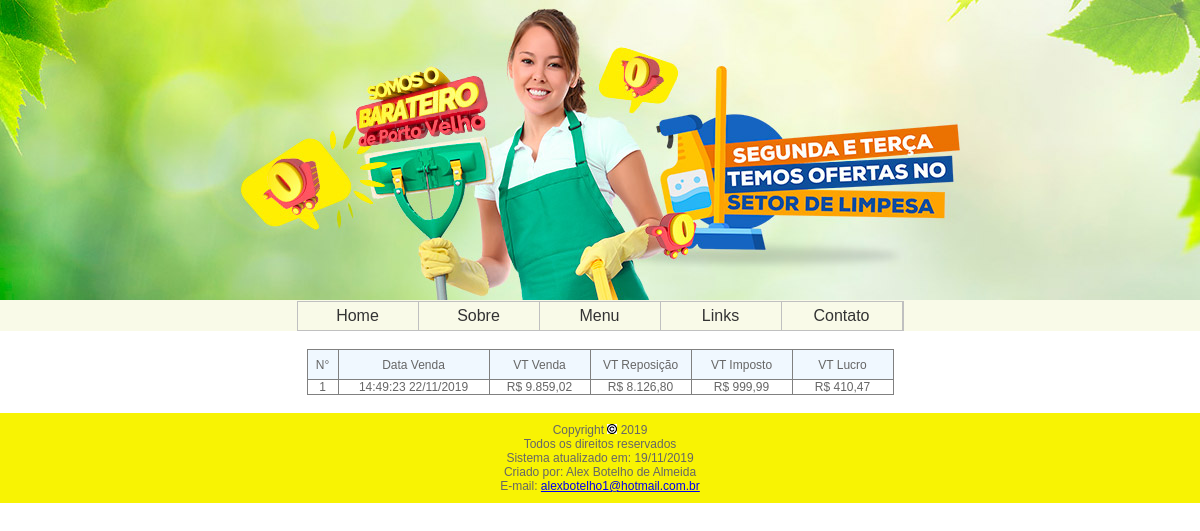
Page /registro.php on the committed database.
### tables this page shows
CREATE TABLE IF NOT EXISTS `se_venda` (
`vnd_id` int(8) NOT NULL,
  `vnd_data` int(10) NOT NULL,
  `vnd_total` decimal(8,2) NOT NULL,
  `vnd_repos` decimal(8,2) NOT NULL,
  `vnd_impos` decimal(5,2) NOT NULL,
  `vnd_lucro` decimal(8,2) NOT NULL
);

### registro.php (called while the page is built)
<?php
include 'conexao.php';
include 'header.php';
include 'menu.php';
include 'registro_body.php';
include 'footer.php';
?>

### registro_body.php (the view, shortened to what this page needs)
<?php include 'conexao.php';?>
<center><br>
    <table border="1" cellpadding="0" cellspacing="0" style="border-collapse: collapse; vertical-align: middle; font-size: 12px; font-family: Verdana, Arial, Helvetica, sans-serif">
        <tr height="30" bgcolor="#f0f8ff">
            <td width="30" align="center">N°</td>
            <td width="150" align="center">Data Venda</td>
            <td width="100" align="center">VT Venda</td>
            <td width="100" align="center">VT Reposição</td>
            <td width="100" align="center">VT Imposto</td>
            <td width="100" align="center">VT Lucro</td>
        </tr>
        <?php
        $sql = "SELECT * FROM se_venda ORDER BY vnd_id ASC";
        $consulta=mysql_query($sql, $con); $x="1";
        while ($dados = mysql_fetch_array($consulta)) {
            echo "<tr>
                    <td align='center'>".$x."</td>
                    <td align='center'>".date('H:i:s d/m/Y', $dados['vnd_data'])."</td>
                    <td align='center'>R$ ".number_format($dados['vnd_total'], 2, ',', '.')."</td>
                    <td align='center'>R$ ".number_format($dados['vnd_repos'], 2, ',', '.')."</td>
                    <td align='center'>R$ ".number_format($dados['vnd_impos'], 2, ',', '.')."</td>
                    <td align='center'>R$ ".number_format($dados['vnd_lucro'], 2, ',', '.')."</td>
                </tr>";
            $x++;}
        ?>
    </table>
</center><br>

### css/script.css (style rules this page uses)
html, body, body div, span, object, h1, h2, h3, h4, h5, h6, p, blockquote, pre, abbr, address, cite, code, del, dfn, em, img, ins, kbd, q, samp, small, strong, sub, sup, var, b, i, dl, dt, dd, ol, ul, li, fieldset, label, legend, caption, article, aside, figure, footer, header, menu, nav, section, time, mark, audio, video, details, summary { margin: 0; padding: 0px 0px 0px 0px; font-size: 100%; font-weight: normal; vertical-align: baseline; background: transparent }
html, body { height: 100% }
html { overflow-y: scroll; -moz-user-select: -moz-none; -ms-user-select: none; -webkit-user-select: none; user-select: none }

### rows in the picture
se_venda: vnd_data "14:49:23 22/11/2019", vnd_total "9.859,02", vnd_repos "8.126,80", vnd_impos "999,99", vnd_lucro "410,47"
